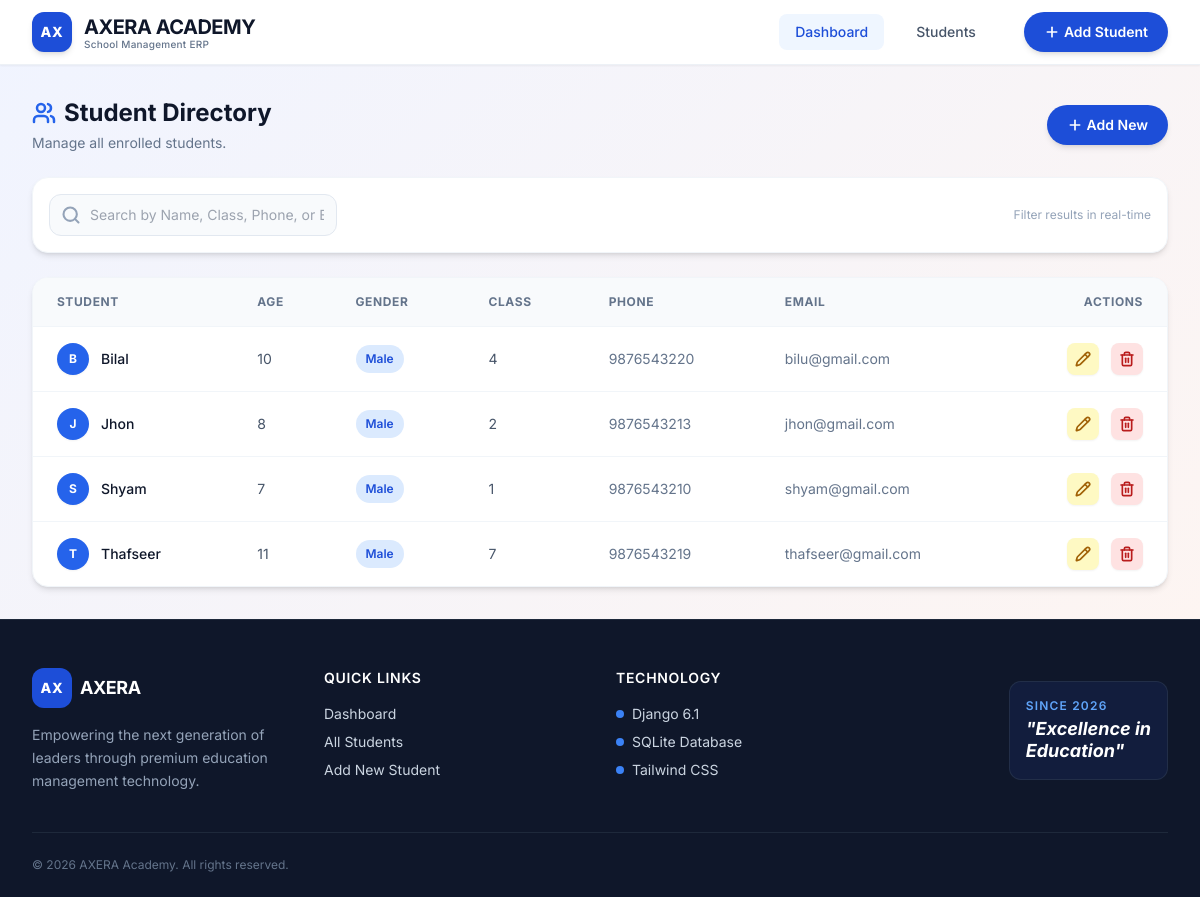
/students/male/, run on the app's committed database.
### students/models.py (models this page shows, shortened)
class Student(models.Model):
    name = models.CharField(max_length=100)
    age = models.IntegerField()
    GENDER_CHOICES = [('Male', 'Male'), ('Female', 'Female'), ('Other', 'Other')]
    gender = models.CharField(max_length=10, choices=GENDER_CHOICES)
    class_name = models.CharField(max_length=50)
    phone = models.CharField(max_length=15)
    email = models.EmailField()
    address = models.TextField()
    admission_date = models.DateField()

### students/views.py (the view)
# urls.py: path('students/male/', views.male_students, name='male_students'),
def male_students(request):
    students = Student.objects.filter(gender='Male').order_by('-id')
    return render(request, 'student_list.html', {'students': students})

### students/templates/student_list.html (shortened to what this page needs)
{% extends 'base.html' %}
{% block content %}
<div class="animate-fade-up">
    <div class="flex flex-col sm:flex-row justify-between items-start sm:items-center gap-4 mb-6">
        <div>
            <h1 class="text-2xl font-bold text-slate-900 flex items-center gap-2">
                <i data-lucide="users" class="w-6 h-6 text-blue-600"></i>
                Student Directory
            </h1>
            <p class="text-sm text-slate-500 mt-1">Manage all enrolled students.</p>
        </div>
        <a href="{% url 'add_student' %}" class="inline-flex items-center px-5 py-2.5 rounded-full text-sm font-semibold text-white bg-blue-700 hover:bg-blue-800 shadow-md hover:shadow-lg transition-all duration-300 hover:scale-105">
            <i data-lucide="plus" class="w-4 h-4 mr-1"></i> Add New
        </a>
    </div>
    <div class="bg-white p-4 rounded-2xl shadow-md border border-slate-100 mb-6 flex flex-col sm:flex-row gap-4 items-center">
        <div class="relative w-full sm:w-72">
            <input type="text" id="searchInput" onkeyup="searchStudents()" placeholder="Search by Name, Class, Phone, or Email..." class="block w-full pl-10 pr-3 py-2.5 border border-slate-200 rounded-xl text-sm focus:outline-none focus:ring-2 focus:ring-blue-500 focus:border-transparent transition-all bg-slate-50 hover:bg-white">
        </div>
        <span class="text-xs text-slate-400 hidden sm:block ml-auto">Filter results in real-time</span>
    </div>
    <div class="bg-white rounded-2xl shadow-md border border-slate-100 overflow-hidden">
        <div class="overflow-x-auto">
            <table class="w-full text-sm text-left">
                <thead class="bg-slate-50 text-slate-500 font-semibold text-xs uppercase tracking-wider border-b border-slate-100">
                    <tr>
                        <th class="px-6 py-4">Student</th>
                        <th class="px-6 py-4">Age</th>
                        <th class="px-6 py-4">Gender</th>
                        <th class="px-6 py-4">Class</th>
                        <th class="px-6 py-4 hidden md:table-cell">Phone</th>
                        <th class="px-6 py-4 hidden lg:table-cell">Email</th>
                        <th class="px-6 py-4 text-right">Actions</th>
                    </tr>
                </thead>
                <tbody id="studentTableBody" class="divide-y divide-slate-100">
                    {% for s in students %}
                    <tr class="hover:bg-blue-50/50 transition-colors duration-150 group">
                        <td class="px-6 py-4 font-medium text-slate-900 flex items-center gap-3">
                            <div class="h-8 w-8 rounded-full bg-blue-600 text-white flex items-center justify-center text-xs font-bold shadow-sm">{{ s.name|slice:":1" }}</div>
                            {{ s.name }}
                        </td>
                        <td class="px-6 py-4 text-slate-600">{{ s.age }}</td>
                        <td class="px-6 py-4">
                            <span class="px-2.5 py-1 inline-flex text-xs leading-5 font-semibold rounded-full bg-blue-100 text-blue-700">{{ s.gender }}</span>
                        </td>
                        <td class="px-6 py-4 text-slate-600">{{ s.class_name }}</td>
                        <td class="px-6 py-4 hidden md:table-cell text-slate-500">{{ s.phone }}</td>
                        <td class="px-6 py-4 hidden lg:table-cell text-slate-500">{{ s.email }}</td>
                        <td class="px-6 py-4 text-right space-x-2">
                            <a href="{% url 'update_student' s.id %}" class="inline-flex items-center p-2 bg-yellow-100 text-yellow-700 rounded-lg hover:bg-yellow-200 transition-colors shadow-sm" title="Edit">
                                <i data-lucide="pencil" class="w-4 h-4"></i>
                            </a>
                            <button onclick="openDeleteModal({{ s.id }}, '{{ s.name }}')" class="inline-flex items-center p-2 bg-red-100 text-red-700 rounded-lg hover:bg-red-200 transition-colors shadow-sm" title="Delete">
                                <i data-lucide="trash-2" class="w-4 h-4"></i>
                            </button>
                        </td>
                    </tr>
                    {% endfor %}
                </tbody>
            </table>
        </div>
    </div>
</div>
{% endblock %}

### static/css/style.css (style rules this page uses)
body { background: linear-gradient(135deg, #f0f4ff 0%, #fff5f0 100%); font-family: 'Inter', -apple-system, BlinkMacSystemFont, "Segoe UI", Roboto, Helvetica, Arial, sans-serif; min-height: 100vh; }
button, a, input, select, textarea { transition: all 0.2s ease-in-out; }
.lucide { stroke-width: 2.5; }

### templates/base.html (style rules this page uses)
.animate-fade-up { animation: fadeInUp 0.6s ease-out forwards; }
body { font-family: 'Inter', sans-serif; }

### data on the page
Student: name "B", name "Bilal", age "10", gender "Male", class_name "4", phone "9876543220", email "bilu@gmail.com"
Student: name "J", name "Jhon", age "8", gender "Male", class_name "2", phone "9876543213", email "jhon@gmail.com"
Student: name "S", name "Shyam", age "7", gender "Male", class_name "1", phone "9876543210", email "shyam@gmail.com"
Student: name "T", name "Thafseer", age "11", gender "Male", class_name "7", phone "9876543219", email "thafseer@gmail.com"
